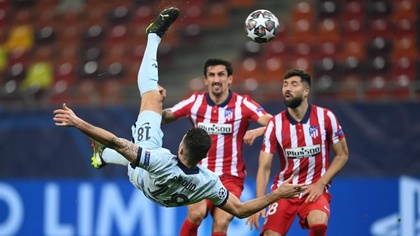
%> input picture Fall2022/Computational-Linear-Algebra/HW2/chelsea-giroud.jpeg, 420 x 236 px, shrunk from 1200 x 675 before the run
$ octave HW_Q6.m   (GNU Octave 9; MATLAB toolbox functions it lacks are replaced by stand-ins)
%> lines starting %> are read from the running program, lines starting %| are printed output that depends on the picture
clc;
clear all;
%%
[Im] = imread("chelsea-giroud.jpeg"); % reads image
%> Im is the input picture: size 236x420x3 uint8; mean R, G, B 92.6, 82.2, 96.7
Imd  = im2double(Im);


max_rank_approx = [10 50 150 200];

[m,n,l] = size(Imd);
%> m = 236; n = 420; l = 3
U = zeros([m,m,3]);
S = zeros([m,n,3]);
V = zeros([n,n,3]);

for i=1:3
[U(:,:,i),S(:,:,i),V(:,:,i)] = svd(Imd(:,:,i));
end
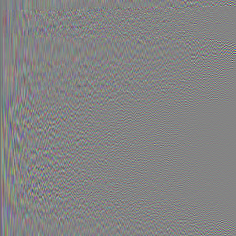
%> U: size 236x236x3 double; mean R, G, B -0.000275, -0.000279, -0.00032; drawn with min black and max white
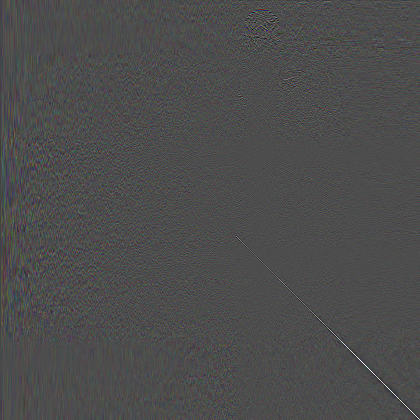
%> V: size 420x420x3 double; mean R, G, B -0.000123, -0.000124, -0.000101; drawn with min black and max white

for i=1:length(max_rank_approx)
    ImC = zeros(size(Imd));
    for j = 1:3
        for k = 1:max_rank_approx(i)
            ImC(:,:,j) = ImC(:,:,j) + S(k,k,j)*U(:,k,j)*V(:,k,j)';
        end
    end
    figure
    imshow(ImC);
end
%> this loop made 4 passes
%> pass 1, `imshow(ImC);`:
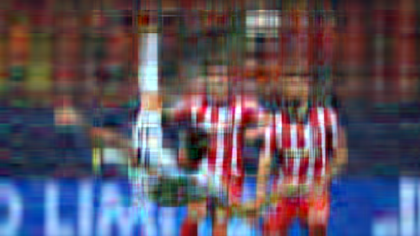
%> displayed picture: size 236x420x3, on the screen's scale of 0 to 255; mean R, G, B 92.6, 82.2, 96.5
%> pass 2, `imshow(ImC);`:
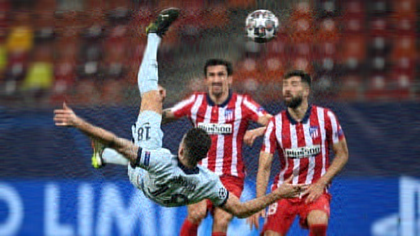
%> displayed picture: size 236x420x3, on the screen's scale of 0 to 255; mean R, G, B 92.6, 82.2, 96.6

figure(1)
title("Rank "+num2str(max_rank_approx(1))+" Approximation",'FontSize',12);
print('Rank-10-approx','-dpng');

figure(2)
title("Rank "+num2str(max_rank_approx(2))+" Approximation",'FontSize',12);
print('Rank-50-approx','-dpng');

figure(3)
title("Rank "+num2str(max_rank_approx(3))+" Approximation",'FontSize',12);
print('Rank-150-approx','-dpng');

figure(4)
title("Rank "+num2str(max_rank_approx(4))+" Approximation",'FontSize',12);
print('Rank-200-approx','-dpng');

for i=1:length(max_rank_approx)
    v = zeros(max_rank_approx(i),3);
    for k=1:3
        for j=1:max_rank_approx(i)
            v(j,k) = S(j,j,k);
        end
    end
    figure
    plot(v(:,1),'r');
    hold on;
    grid on;
    plot(v(:,2),'g');
    plot(v(:,3),'b');
    legend('Red','Green','Blue');
    xlabel('$k$','Interpreter','latex');
    ylabel('$\sigma_i$','Interpreter','latex');
    title('Singular values (vs) k', 'FontSize',12);
    print("Sigma_v_k_"+num2str(i),'-dpng');
end
%> this loop made 4 passes
%> pass 1, `title('Singular values (vs) k', 'FontSize',12);`:
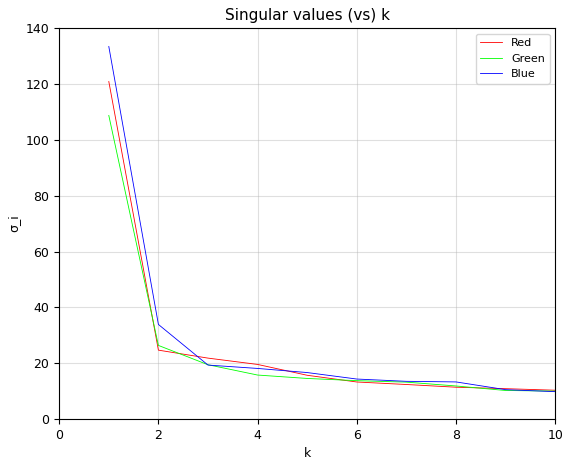
%> figure redrawn from the program's plot data; curve peaks at x = 1, y = 120.8; curve peaks at x = 1, y = 108.7; curve peaks at x = 1, y = 133.4
%> pass 2, `title('Singular values (vs) k', 'FontSize',12);`:
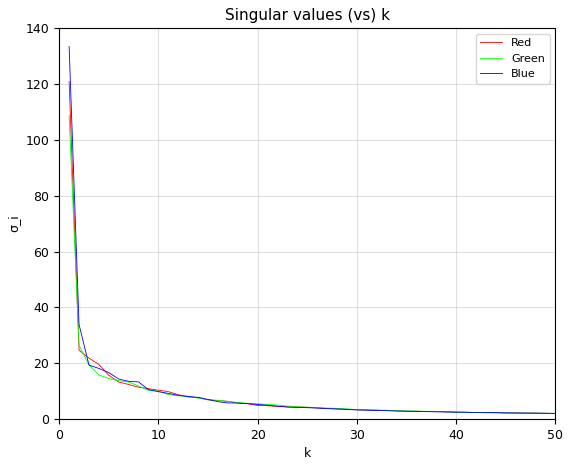
%> figure redrawn from the program's plot data; curve peaks at x = 1, y = 120.8; curve peaks at x = 1, y = 108.7; curve peaks at x = 1, y = 133.4
%> after the loop, v = 200 rows, first 12: [120.8 108.7 133.4; 24.71 26.4 33.91; 21.86 19.49 19.37; 19.6 15.8 18.17; 15.72 14.58 16.69; 13.31 13.79 14.37; 12.42 13.26 13.56; 11.45 11.89 13.34; 10.92 10.28 10.57; 10.37 10.05 9.86; 9.87 8.84 9.23; 8.74 8.36 8.56]
